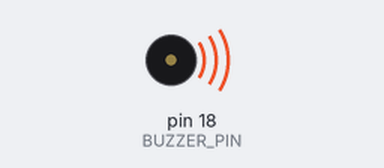
Bench run of a sketch on a simulated Arduino Uno, built with avr-gcc and run on an emulated ATmega328P. On the bench: buzzer (waves = sounding).

Above: at 0.06 s.
At 5.15 s:
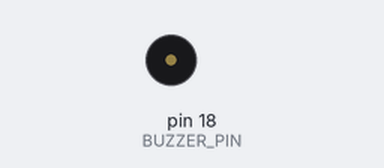
Timing chart, 0 to 5.5 s (numbered marks = the images above):
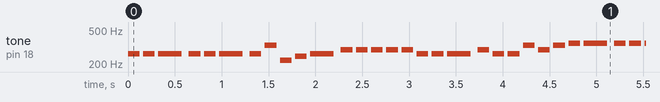

The sketch:

BUZ_Melody.ino
```cpp
#define BUZZER_PIN 18

// Notes of the "Jingle Bells" song
int melody[] = {
  262, 262, 262, // Jingle bell, jingle bell, jingle all the way
  262, 262, 262, // Jingle bell, jingle bell, jingle all the way
  262, 330, 220, 247, 262, // Oh what fun it is to ride in a one horse open sleigh
  294, 294, 294, 294, 294, 262, 262, 262, // Hey, jingle bell, jingle bell, jingle all the way
  294, 262, 262, 330, 294, 330, 349, 349, 349, 349, 349, 330, 330, 330, // Oh what fun it is to ride in a one horse open sleigh
  294, 262, 262, 330, 294, 262, 262 // Oh what fun it is to ride in a one horse open sleigh
};

// Note durations: 4 = quarter note, 8 = eighth note, etc.
int noteDurations[] = {
  8, 8, 4, // Jingle bell, jingle bell, jingle all the way
  8, 8, 4, // Jingle bell, jingle bell, jingle all the way
  8, 8, 8, 8, 4, // Oh what fun it is to ride in a one horse open sleigh
  8, 8, 8, 8, 8, 8, 8, 4, // Hey, jingle bell, jingle bell, jingle all the way
  8, 8, 8, 8, 8, 8, 8, 4, // Oh what fun it is to ride in a one horse open sleigh
  8, 8, 8, 8, 8, 8, 4 // Oh what fun it is to ride in a one horse open sleigh
};

void setup() {
  // Set the buzzer pin as an output
  pinMode(BUZZER_PIN, OUTPUT);
}

void loop() {
  // Iterate over the notes of the melody
  for (int thisNote = 0; thisNote < sizeof(melody)/sizeof(melody[0]); thisNote++) {

    // Calculate the note duration
    int noteDuration = 1000 / noteDurations[thisNote];
    tone(BUZZER_PIN, melody[thisNote], noteDuration);

    // To distinguish the notes, set a minimum time between them
    int pauseBetweenNotes = noteDuration * 1.30;
    delay(pauseBetweenNotes);

    // Stop the tone playing
    noTone(BUZZER_PIN);
  }
  // Wait for a while before repeating the song
  delay(2000); // 2 seconds delay
}
```

Measured:
- by itself, tone on pin 18 (BUZZER_PIN): plays 262 Hz for 0.13 s, 262 Hz for 0.13 s, 262 Hz for 0.25 s, 262 Hz for 0.13 s, 262 Hz for 0.13 s, 262 Hz for 0.25 s … (522 notes in this stretch)
